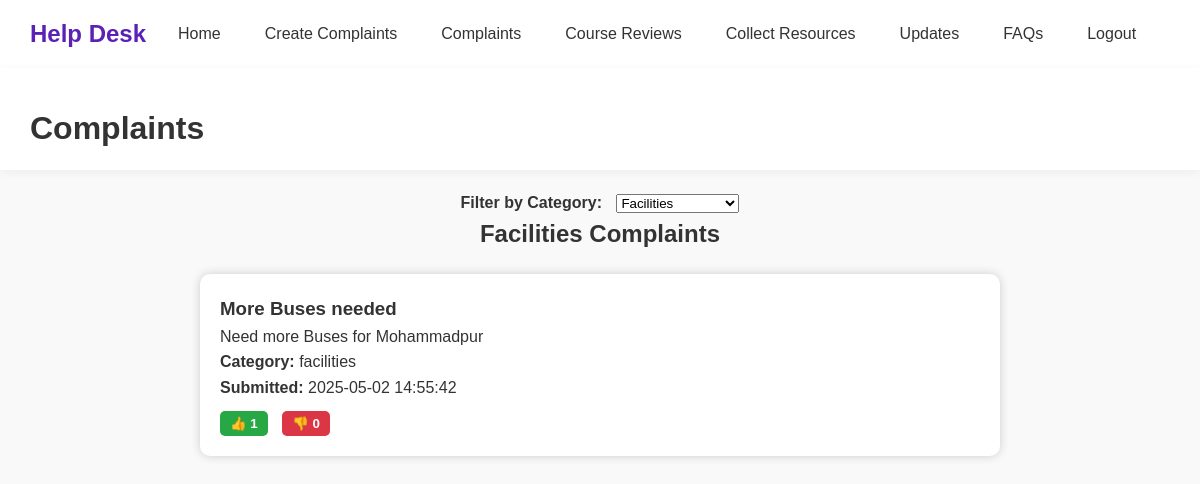
The page /complaints.php?category=facilities (signed in) on the database its author committed.
### tables this page shows
CREATE TABLE `complaints` (
  `id` int(11) NOT NULL,
  `title` varchar(255) NOT NULL,
  `description` text NOT NULL,
  `category` varchar(100) NOT NULL,
  `status` enum('Pending','Resolved','Rejected') DEFAULT 'Pending',
  `created_at` timestamp NOT NULL DEFAULT current_timestamp(),
  `user_id` int(11) DEFAULT NULL
);

### complaints.php (the view, shortened to what this page needs)
<?php
include 'database.php';
$category_filter = "";
$params = [];
$sql = "
    SELECT c.id, c.title, c.description, c.category, c.created_at,
        SUM(CASE WHEN v.vote_type = 'upvote' THEN 1 ELSE 0 END) AS upvotes,
        SUM(CASE WHEN v.vote_type = 'downvote' THEN 1 ELSE 0 END) AS downvotes,
        c.user_id
    FROM complaints c
    LEFT JOIN votes v ON c.id = v.complaint_id
";
if (isset($_GET['category']) && !empty($_GET['category'])) {
    $category_filter = $_GET['category'];
    $sql .= " WHERE c.category = ?";
    $params[] = $category_filter;
}
$sql .= " GROUP BY c.id ORDER BY c.created_at DESC";
$stmt = $conn->prepare($sql);
if (!empty($params)) {
    $stmt->bind_param("s", $params[0]);
}
$stmt->execute();
$result = $stmt->get_result();
?>
<header class="page-header">
    <div class="header-title">Complaints</div>
</header>
<div style="text-align:center; margin-top: 20px;">
    <strong>Filter by Category:</strong>
    <form method="GET" action="complaints.php" style="display: inline-block; margin-left: 10px;">
        <select name="category" onchange="this.form.submit()">
            <?php
                $categories = [
                    "academic" => "Academic",
                    "facilities" => "Facilities",
                    "administration" => "Administration",
                    "student_services" => "Student Services",
                    "others" => "Others"
                ];
                foreach ($categories as $key => $label) {
                    $selected = ($key === $category_filter) ? "selected" : "";
                    echo "<option value=\"$key\" $selected>$label</option>";
                }
            ?>
        </select>
    </form>
</div>
<div class="content">
    <h2 style="text-align:center;">
        <?php echo $category_filter && $category_filter !== 'all' ? ucfirst($category_filter) . " Complaints" : "All Complaints"; ?>
    </h2>
    <?php while ($row = $result->fetch_assoc()) : ?>
        <div class="complaint-card">
            <h3><?php echo htmlspecialchars($row['title']); ?></h3>
            <p><?php echo nl2br(htmlspecialchars($row['description'])); ?></p>
            <p><strong>Category:</strong> <?php echo htmlspecialchars($row['category']); ?></p>
            <p><strong>Submitted:</strong> <?php echo $row['created_at']; ?></p>
            <form method="POST" class="vote-form">
                <button type="submit" name="vote_type" value="upvote" class="upvote">👍 <?php echo $row['upvotes']; ?></button>
                <button type="submit" name="vote_type" value="downvote" class="downvote">👎 <?php echo $row['downvotes']; ?></button>
            </form>
        </div>
    <?php endwhile; ?>
</div>

### css/headerStyles.css (style rules this page uses)
* { margin: 0; padding: 0; box-sizing: border-box; }
header { background-color: #ffffff; padding: 15px 30px; box-shadow: 0 2px 10px rgba(0, 0, 0, 0.05); display: flex; justify-content: space-between; align-items: center; position: relative; z-index: 10; }
header h1 { color: #5b21b6; font-weight: 600; font-size: 1.5rem; margin-right: 20px; }
header h1 a { color: #5b21b6; text-decoration: none; transition: color 0.3s ease; }
header nav { flex-grow: 1; }
header nav ul { display: flex; list-style: none; gap: 20px; flex-wrap: wrap; }
header nav ul li a { color: #333; text-decoration: none; font-weight: 500; padding: 8px 12px; border-radius: 8px; transition: all 0.3s ease; }

### complaints.php (style rules this page uses)
.complaint-card { background: #fff; padding: 20px; margin: 20px auto; max-width: 800px; border-radius: 10px; box-shadow: 0 0 10px #ccc; }
.vote-form { margin-top: 10px; }
.vote-form button { padding: 5px 10px; margin-right: 10px; border: none; border-radius: 5px; cursor: pointer; font-weight: bold; }
.upvote { background-color: #28a745; color: white; }
.downvote { background-color: #dc3545; color: white; }
.header-title { text-align: center; font-size: 2rem; margin-top: 20px; font-weight: bold; }

### rows shown on the page
complaints: title "More Buses needed", description "Need more Buses for Mohammadpur", category "facilities", created_at "2025-05-02 14:55:42", upvotes "1", downvotes "0"

### other values the page prints
$category_filter "Facilities"
form field category "Facilities"
